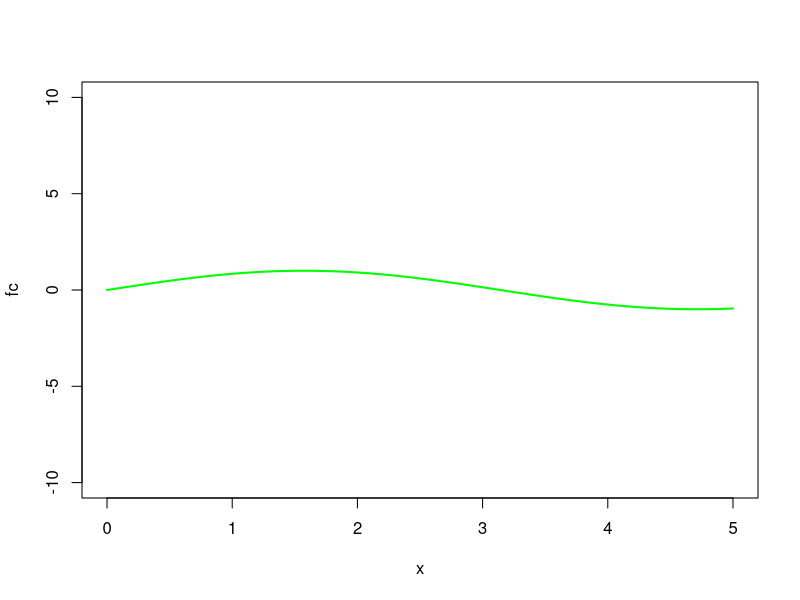

Write R code to recreate this figure.
fc<-function(x)
{
  s <- sin(x)
  return (s)
}

alg<-function(f,x,E)
{
  y3<-(fc(x-1)-fc(x-2))
  y2<-fc(x-1)*((x-1)-(x-2))
  y1<-(x-1)
  y<-y1-(y2/y3)
  
  repeat{
    x<-y
    y3<-(fc(x-1)-fc(x-2))
    y2<-fc(x-1)*((x-1)-(x-2))
    y1<-(x-1)
    y<-y1-(y2/y3)
    
    if(abs(x-y)>E)
      break
  }
  return (y)
}


x11()
plot(fc, type="l", col="green", lwd=2, ylim=c(-10,10), xlim=c(0,5)) 

cat(format(toString(alg(fc, 1, 0.0000001)),nsmall = 4))
